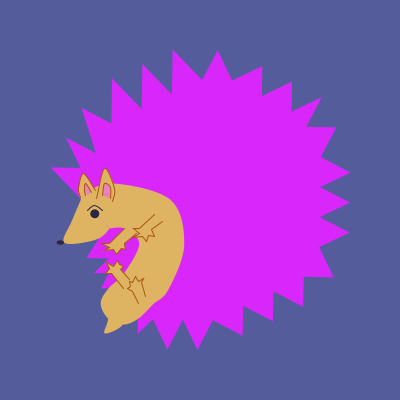
Frame 1 (no input)
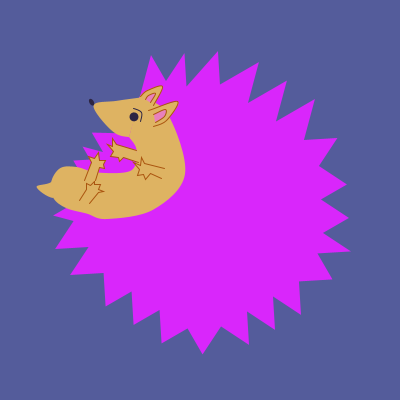
Frame 60 (the mouse pressed at the canvas centre just before this capture)
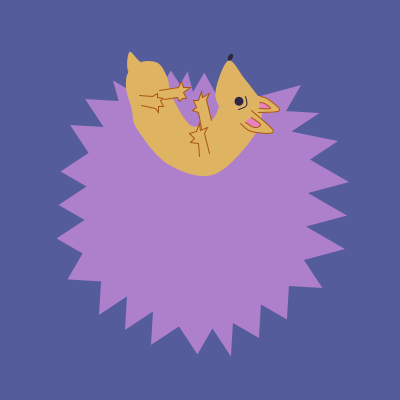
Frame 120 (the mouse held since frame 60 and released just before this capture)

The Processing sketch that drew these frames (run headless with seeded random() and noise(); from frame 60 on, the mouse is pressed at the canvas centre):

// Processing sketch: processing_52403
// ── processing_52403.pde


float x, y, wd, ht;
float r;
color c;
 
void setup () {
  size (400,400);
  smooth ();
  frameRate (60);
  c = color (random (150, 255), random (0,150), random (180, 255));
  x = 50;
  y = 50;
  wd = 300;
  ht = 300;
}
 
void draw () {
  background (84, 92, 155);
  translate (x + 0.5*wd, y + 0.5*ht);
  r = radians (frameCount);
  rotate (r);
  hedgehog ();
}


void mousePressed () {
  c = color (random (150, 255), random (0,150), random (180, 255));
  fill (c);
}

void hedgehog () {
  translate (-(x + .5*wd), -(y + .5*ht));
  noStroke ();
  fill (c);
  beginShape ();
  vertex (x + .1*wd, y + .5*ht);
  vertex (x, y + .4*ht);
  vertex (x + .1*wd, y + .4*ht);
  vertex (x + .05*wd, y + .3*ht);
  vertex (x + .15*wd, y + .35*ht);
  vertex (x + .1*wd, y + .2*ht);
  vertex (x + .2*wd, y + .25*ht);
  vertex (x + .2*wd, y + .1*ht);
  vertex (x + .3*wd, y + .2*ht);
  vertex (x + .3*wd, y + .05*ht);
  vertex (x + .4*wd, y + .15*ht);
  vertex (x + .4*wd, y);
  vertex (x + .5*wd, y + .1*ht);
  vertex (x + .55*wd, y);
  vertex (x + .6*wd, y + .1*ht);
  vertex (x + .7*wd, y + .05*ht);
  vertex (x + .7*wd, y + .15*ht);
  vertex (x + .8*wd, y + .1*ht);
  vertex (x + .8*wd, y + .2*ht);
  vertex (x + .9*wd, y + .15*ht);
  vertex (x + .85*wd, y + .25*ht);
  vertex (x + .95*wd, y + .25*ht);
  vertex (x + .9*wd, y + .35*ht);
  vertex (x + wd, y + .4*ht);
  vertex (x + .9*wd, y + .45*ht);
  vertex (x + wd, y + .5*ht);
  vertex (x + .9*wd, y + .55*ht);
  vertex (x + wd, y + .6*ht);
  vertex (x + .9*wd, y + .65*ht);
  vertex (x + .95*wd, y + .75*ht);
  vertex (x + .85*wd, y + .75*ht);
  vertex (x + .85*wd, y + .85*ht);
  vertex (x + .75*wd, y + .8*ht);
  vertex (x + .75*wd, y + .9*ht);
  vertex (x + .65*wd, y + .85*ht);
  vertex (x + .65*wd, y + .95*ht);
  vertex (x + .55*wd, y + .9*ht);
  vertex (x + .5*wd, y + ht);
  vertex (x + .45*wd, y + .9*ht);
  vertex (x + .4*wd, y + ht);
  vertex (x + .35*wd, y + .9*ht);
  vertex (x + .3*wd, y + .95*ht);
  vertex (x + .3*wd, y + .9*ht);
  endShape ();
  beginShape ();
  vertex (x + .18*wd, y + .61*ht);
  vertex (x + .125*wd, y + .7*ht);
  vertex (x + .2*wd, y + .7*ht);
  vertex (x + .15*wd, y + .75*ht);
  vertex (x + .2*wd, y + .75*ht);
  vertex (x + .175*wd, y + .8*ht);
  vertex (x + .25*wd, y + .8*ht);
  endShape ();
  fill (222, 179, 98);
  beginShape ();
  curveVertex (x + .1*wd, y + .5*ht);
  curveVertex (x + .1*wd, y + .5*ht);
  curveVertex (x + .2*wd, y + .45*ht);
  curveVertex (x + .4*wd, y + .5*ht);
  curveVertex (x + .45*wd, y + .65*ht);
  curveVertex (x + .4*wd, y + .8*ht);
  curveVertex (x + .35*wd, y + .85*ht);
  curveVertex (x + .3*wd, y + .9*ht);
  curveVertex (x + .25*wd, y + .92*ht);
  curveVertex (x + .2*wd, y + .9*ht);
  curveVertex (x + .175*wd, y + .85*ht);
  curveVertex (x + .2*wd, y + .8*ht);
  curveVertex (x + .25*wd, y + .75*ht);
  curveVertex (x + .3*wd, y + .65*ht);
  curveVertex (x + .25*wd, y + .6*ht);
  curveVertex (x + .2*wd, y + .6*ht);
  curveVertex (x + .2*wd, y + .6*ht);
  endShape ();
  beginShape ();
  curveVertex (x + .26*wd, y + .85*ht);
  curveVertex (x + .25*wd, y + .92*ht);
  curveVertex (x + .19*wd, y + .95*ht);
  curveVertex (x + .2*wd, y + .9*ht);
  curveVertex (x + .175*wd, y + .85*ht);
  endShape ();
  beginShape ();
  curveVertex (x + .25*wd, y + .5*ht);
  curveVertex (x + .2*wd, y + .6*ht);
  curveVertex (x + .15*wd, y + .64*ht);
  curveVertex (x + .05*wd, y + .65*ht);
  curveVertex (x + .075*wd, y + .575*ht);
  curveVertex (x + .105*wd, y + .5*ht);
  curveVertex (x + .1*wd, y + .5*ht);
  endShape ();
  stroke (170, 85, 15);
  beginShape ();
  vertex (x + .35*wd, y + .55*ht);
  vertex (x + .3*wd, y + .6*ht);
  vertex (x + .28*wd, y + .6*ht);
  vertex (x + .3*wd, y + .615*ht);
  vertex (x + .28*wd, y + .63*ht);
  vertex (x + .31*wd, y + .625*ht);
  vertex (x + .325*wd, y + .64*ht);
  vertex (x + .332*wd, y + .62*ht);
  vertex (x + .35*wd, y + .625*ht);
  vertex (x + .34*wd, y + .6*ht);
  vertex (x + .375*wd, y + .575*ht);
  endShape ();
  beginShape ();
  vertex (x + .25*wd, y + .6*ht);
  vertex (x + .2*wd, y + .65*ht);
  vertex (x + .175*wd, y + .65*ht);
  vertex (x + .2*wd, y + .665*ht);
  vertex (x + .185*wd, y + .675*ht);
  vertex (x + .215*wd, y + .67*ht);
  vertex (x + .225*wd, y + .685*ht);
  vertex (x + .24*wd, y + .665*ht);
  vertex (x + .255*wd, y + .67*ht);
  vertex (x + .25*wd, y + .65*ht);
  vertex (x + .29*wd, y + .615*ht);
  endShape ();
  beginShape ();
  vertex (x + .3*wd, y + .85*ht);
  vertex (x + .28*wd, y + .81*ht);
  vertex (x + .265*wd, y + .8*ht);
  vertex (x + .275*wd, y + .793*ht);
  vertex (x + .27*wd, y + .775*ht);
  vertex (x + .28*wd, y + .78*ht);
  vertex (x + .29*wd, y + .76*ht);
  vertex (x + .3*wd, y + .775*ht);
  vertex (x + .315*wd, y + .765*ht);
  vertex (x + .31*wd, y + .78*ht);
  vertex (x + .325*wd, y + .825*ht);
  endShape ();
  beginShape ();
  vertex (x + .25*wd, y + .8*ht);
  vertex (x + .21*wd, y + .75*ht);
  vertex (x + .19*wd, y + .75*ht);
  vertex (x + .204*wd, y + .735*ht);
  vertex (x + .193*wd, y + .715*ht);
  vertex (x + .217*wd, y + .725*ht);
  vertex (x + .23*wd, y + .707*ht);
  vertex (x + .235*wd, y + .72*ht);
  vertex (x + .25*wd, y + .725*ht);
  vertex (x + .24*wd, y + .735*ht);
  vertex (x + .27*wd, y + .77*ht);
  endShape ();
  beginShape ();
  curveVertex (x + .1*wd, y + .5*ht);
  curveVertex (x + .1*wd, y + .5*ht);
  curveVertex (x + .095*wd, y + .47*ht);
  curveVertex (x + .11*wd, y + .42*ht);
  curveVertex (x + .15*wd, y + .475*ht);
  curveVertex (x + .15*wd, y + .475*ht);
  endShape ();
  beginShape ();
  curveVertex (x + .15*wd, y + .5*ht);
  curveVertex (x + .155*wd, y + .5*ht);
  curveVertex (x + .18*wd, y + .4*ht);
  curveVertex (x + .215*wd, y + .465*ht);
  curveVertex (x + .21*wd, y + .51*ht);
  curveVertex (x + .21*wd, y + .51*ht);
  endShape ();
  fill (232, 129, 189);
  beginShape ();
  curveVertex (x + .175*wd, y + .49*ht);
  curveVertex (x + .175*wd, y + .49*ht);
  curveVertex (x + .182*wd, y + .45*ht);
  curveVertex (x + .2*wd, y + .465*ht);
  curveVertex (x + .2*wd, y + .5*ht);
  curveVertex (x + .2*wd, y + .5*ht);
  endShape ();
  beginShape ();
  curveVertex (x + .118*wd, y + .49*ht);
  curveVertex (x + .118*wd, y + .49*ht);
  curveVertex (x + .113*wd, y + .475*ht);
  curveVertex (x + .118*wd, y + .45*ht);
  curveVertex (x + .138*wd, y + .48*ht);
  curveVertex (x + .138*wd, y + .48*ht);
  endShape ();
  noStroke ();
  fill (44, 37, 67);
  ellipse (x + .037*wd, y + .65*ht, .025*wd, .015*ht);
  ellipse (x + .15*wd, y + .552*ht, .03*wd, .03*ht);
  stroke (44, 37, 67);
  noFill ();
  beginShape ();
  curveVertex (x + .125*wd, y + .55*ht);
  curveVertex (x + .125*wd, y + .54*ht);
  curveVertex (x + .15*wd, y + .525*ht);
  curveVertex (x + .175*wd, y + .54*ht);
  curveVertex (x + .175*wd, y + .545*ht);
  endShape ();
}              
